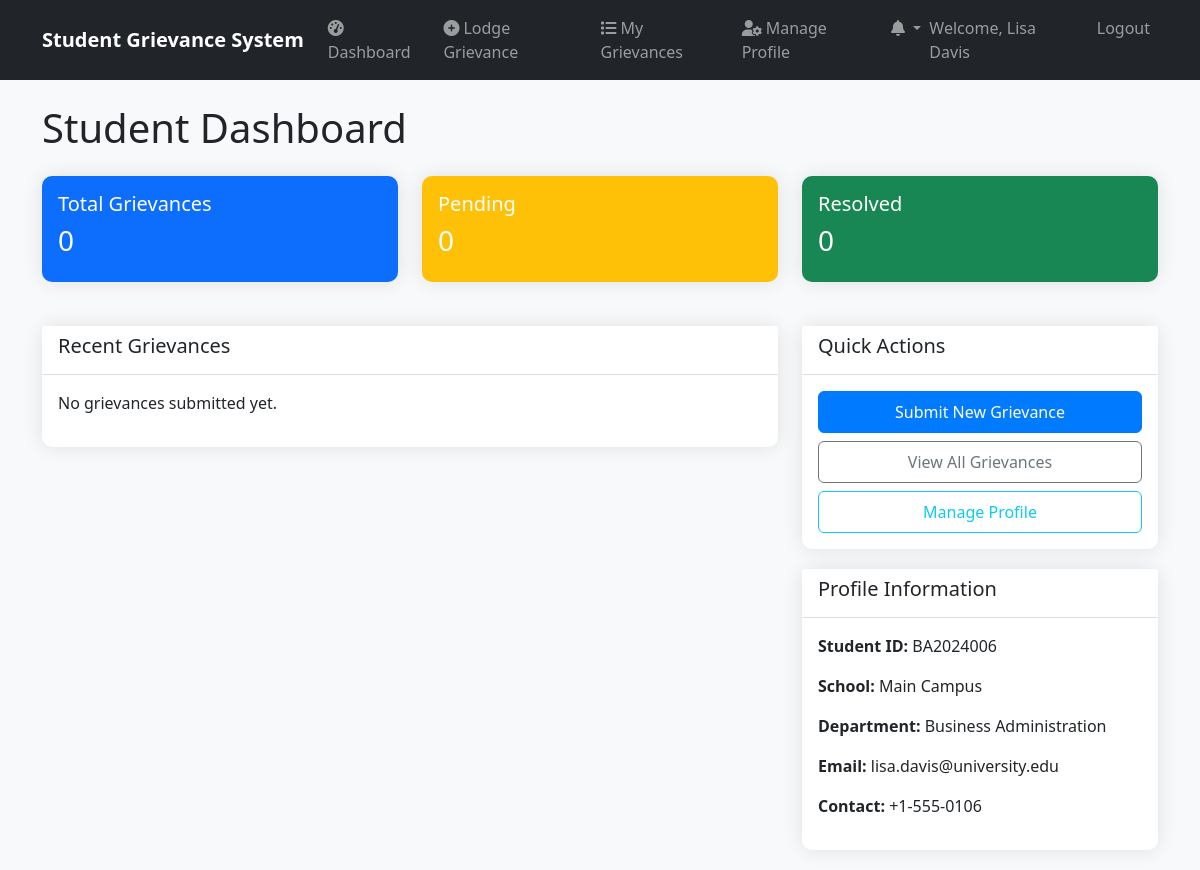
The app's page /api/students/ (signed in), older data.
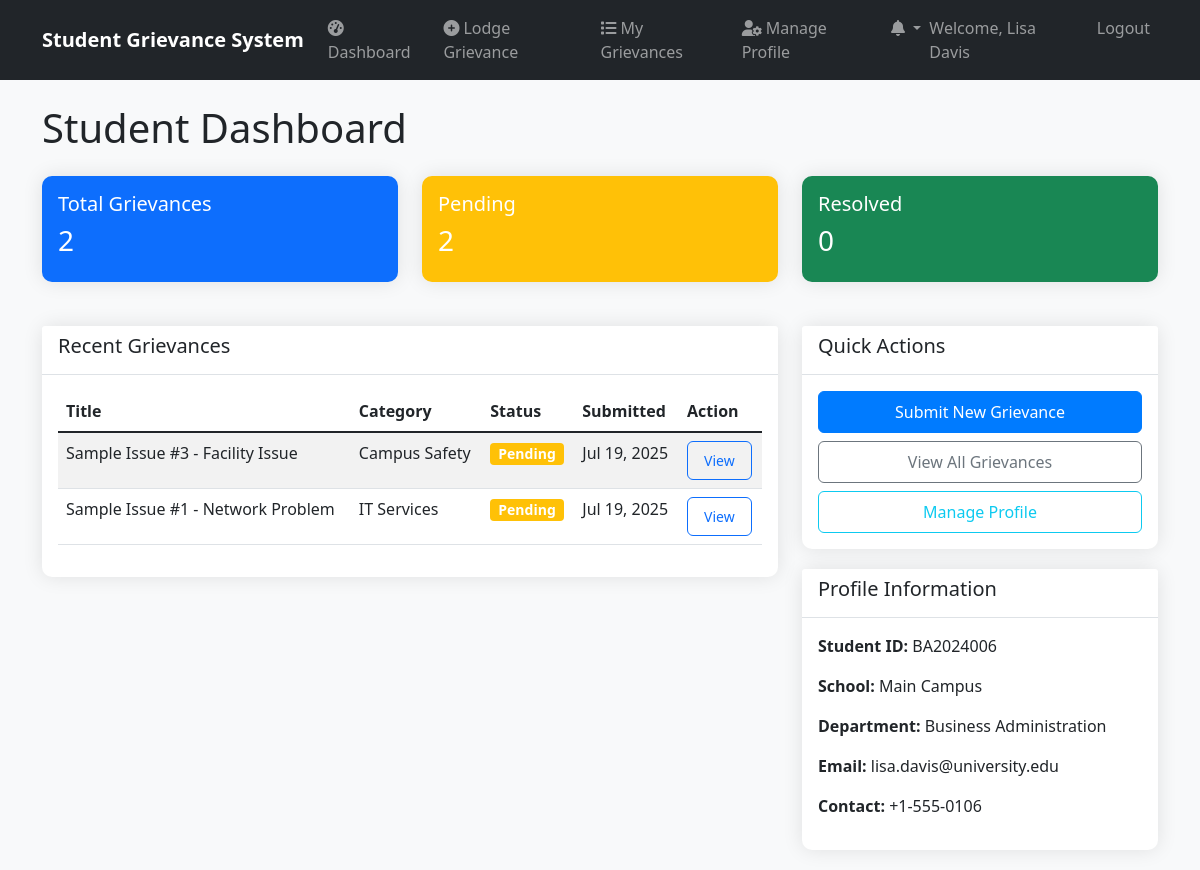
The same page, newer data.
### apps/grievances/models.py (models this page shows, shortened)
class Grievance(models.Model):
    STATUS_CHOICES = [
        ('pending', 'Pending'),
        ('resolved', 'Resolved'),
        ('rejected', 'Rejected'),
    ]
    PRIORITY_CHOICES = [
        ('low', 'Low'),
        ('medium', 'Medium'),
        ('high', 'High'),
        ('urgent', 'Urgent'),
    ]
    id = models.UUIDField(primary_key=True, default=uuid.uuid4, editable=False)
    student = models.ForeignKey(StudentProfile, on_delete=models.CASCADE, related_name='grievances')
    title = models.CharField(max_length=200)
    description = models.TextField()
    category = models.ForeignKey(Category, on_delete=models.CASCADE, related_name='grievances')
    department = models.CharField(max_length=100, blank=True, null=True, help_text="Department related to grievance")
    status = models.CharField(max_length=20, choices=STATUS_CHOICES, default='pending')
    priority = models.CharField(max_length=20, choices=PRIORITY_CHOICES, default='medium')
    assigned_to = models.ForeignKey(AdminProfile, on_delete=models.SET_NULL, null=True, blank=True, related_name='assigned_grievances')
    is_anonymous = models.BooleanField(default=False)
    expected_resolution_date = models.DateTimeField(null=True, blank=True)
    actual_resolution_date = models.DateTimeField(null=True, blank=True)
    submitted_at = models.DateTimeField(auto_now_add=True)
    updated_at = models.DateTimeField(auto_now=True)
    class Meta:
        ordering = ['-submitted_at']
        indexes = [
            models.Index(fields=['status', 'submitted_at']),
            models.Index(fields=['student', 'status']),
            models.Index(fields=['assigned_to', 'status']),
        ]

class Category(models.Model):
    CATEGORY_TYPES = [
        ('academic', 'Academic'),
        ('non_academic', 'Non-Academic'),
    ]
    id = models.UUIDField(primary_key=True, default=uuid.uuid4, editable=False)
    name = models.CharField(max_length=100)
    description = models.TextField(blank=True, null=True)
    category_type = models.CharField(max_length=20, choices=CATEGORY_TYPES)
    default_admin = models.ForeignKey(AdminProfile, on_delete=models.SET_NULL, null=True, blank=True, related_name='default_categories')
    keywords = models.TextField(blank=True, null=True, help_text="Keywords for auto-assignment (comma-separated)")
    is_active = models.BooleanField(default=True)
    created_at = models.DateTimeField(auto_now_add=True)
    updated_at = models.DateTimeField(auto_now=True)
    class Meta:
        verbose_name_plural = "Categories"
        ordering = ['category_type', 'name']

### apps/students/views.py (the view)
# urls.py: path('', views.student_dashboard_view, name='dashboard'),
@login_required
def student_dashboard_view(request):
    if not request.user.is_student:
        return redirect('admin_panel:dashboard')
    try:
        student_profile = request.user.student_profile
    except StudentProfile.DoesNotExist:
        messages.error(request, 'Student profile not found')
        return redirect('authentication:login')
    grievances = Grievance.objects.filter(student=student_profile).order_by('-submitted_at')
    context = {
        'student_profile': student_profile,
        'grievances': grievances[:5],  # Recent 5 grievances
        'total_grievances': grievances.count(),
        'pending_grievances': grievances.filter(status='pending').count(),
        'resolved_grievances': grievances.filter(status='resolved').count(),
    }
    return render(request, 'students/dashboard.html', context)

### apps/authentication/models.py (called while the page is built)
    def get_display_name(self):
        if hasattr(self, 'student_profile') and self.student_profile.name:
            return self.student_profile.name
        return self.email

    @property
    def is_student(self):
        return self.role == 'student'

    @property
    def is_admin(self):
        return self.role in ['admin', 'superadmin', 'officer']

### apps/students/context_processors.py (called while the page is built)
def student_notifications(request):
    if request.user.is_authenticated and request.user.is_student:
        notifications = get_student_notifications(request.user)
        return {
            'student_notifications': notifications,
            'notifications_count': len(notifications)
        }
    return {
        'student_notifications': [],
        'notifications_count': 0
    }

### templates/students/dashboard.html (shortened to what the changed rows need)
{% extends 'base.html' %}
{% load static %}
{% block content %}
<div class="row">
    <div class="col-12">
        <h1 class="mb-4">Student Dashboard</h1>
    </div>
</div>
<div class="row mb-4">
    <div class="col-md-4">
        <div class="card bg-primary text-white">
            <div class="card-body">
                <h5 class="card-title">Total Grievances</h5>
                <h3>{{ total_grievances }}</h3>
            </div>
        </div>
    </div>
    <div class="col-md-4">
        <div class="card bg-warning text-white">
            <div class="card-body">
                <h5 class="card-title">Pending</h5>
                <h3>{{ pending_grievances }}</h3>
            </div>
        </div>
    </div>
</div>
<div class="row">
    <div class="col-md-8">
        <div class="card">
            <div class="card-body">
                {% if grievances %}
                    <div class="table-responsive">
                        <table class="table table-striped">
                            <thead>
                                <tr>
                                    <th>Title</th>
                                    <th>Category</th>
                                    <th>Status</th>
                                    <th>Submitted</th>
                                    <th>Action</th>
                                </tr>
                            </thead>
                            <tbody>
                                {% for grievance in grievances %}
                                <tr>
                                    <td>{{ grievance.title }}</td>
                                    <td>{{ grievance.category.name }}</td>
                                    <td>
                                        <span class="badge bg-{% if grievance.status == 'pending' %}warning{% elif grievance.status == 'resolved' %}success{% else %}info{% endif %}">
                                            {{ grievance.get_status_display }}
                                        </span>
                                    </td>
                                    <td>{{ grievance.submitted_at|date:"M d, Y" }}</td>
                                    <td>
                                        <a href="{% url 'students:grievance_detail' grievance.id %}" class="btn btn-sm btn-outline-primary">View</a>
                                    </td>
                                </tr>
                                {% endfor %}
                            </tbody>
                        </table>
                    </div>
                {% else %}
                    <p>No grievances submitted yet.</p>
                {% endif %}
            </div>
        </div>
    </div>
</div>
{% endblock %}

Row changes from the older to the newer data that the page shows:
added Grievance: title "Sample Issue #3 - Facility Issue", category.name "Campus Safety", status "Pending", submitted_at "Jul 19, 2025"
added Grievance: title "Sample Issue #1 - Network Problem", category.name "IT Services", status "Pending", submitted_at "Jul 19, 2025"
Text that changed along with them:
{{ total_grievances }}: "0" → "2"
{{ pending_grievances }}: "0" → "2"
text no longer shown: "No grievances submitted yet."
text now shown: "Title Category Status Submitted Action"
